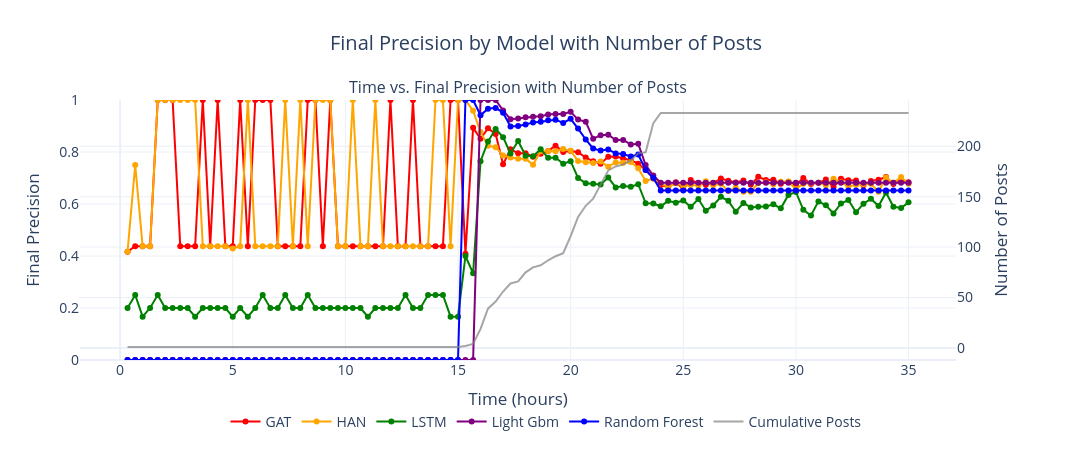

This figure's notebook cell:
### Code cell
import plotly.graph_objects as go
from plotly.subplots import make_subplots

# Filter only even time_cuts (optional)
df_all = df_all[df_all['metrics.time_cut'] % 4 == 0]

# Create the subplot
fig = make_subplots(
    rows=1, cols=1,
    subplot_titles=["Time vs. Final Precision with Number of Posts"],
    specs=[[{"secondary_y": True}]]
)

# Define colors
colors = ['red', 'orange', 'green', 'purple', 'blue', 'brown'] 

# Add traces by model
for i, model in enumerate(df_all['model'].unique()):
    df_model = df_all[df_all['model'] == model]
    color = colors[i % len(colors)]

    # Final Precision (left Y-axis)
    fig.add_trace(
        go.Scatter(
            x=df_model['time_cut_hours'],
            y=df_model['metrics.final_precision'],
            mode='lines+markers',
            name=f'{model}',
            line=dict(color=color)
        ),
        row=1, col=1, secondary_y=False
    )


# Add traces by model
for i, model in enumerate(df_all['model'].unique()):
    if model=='GAT':
        df_model = df_all[df_all['model'] == model]
        fig.add_trace(
            go.Scatter(
                x=df_model['time_cut_hours'],
                y=df_model['rumours'],
                mode='lines',
                name='Cumulative Posts',
                line=dict(color='gray', dash='solid'),
                opacity=0.7
            ),
            row=1, col=1, secondary_y=True
        )
    
    # Update layout, axes, etc. as before
    # ...





# Update layout
fig.update_layout(
    title="Final Precision by Model with Number of Posts",
    title_x=0.5,
    template='plotly_white',
    width=1100,
    height=450,
    font=dict(size=14),
    legend=dict(
        orientation="h",
        yanchor="bottom",
        y=-0.3,
        xanchor="center",
        x=0.5,
        font=dict(size=14)
    )
)

# Axis titles
fig.update_xaxes(title_text="Time (hours)")
fig.update_yaxes(title_text="Final Precision", range=[0, 1], secondary_y=False)
fig.update_yaxes(title_text="Number of Posts", secondary_y=True)

fig.show()
